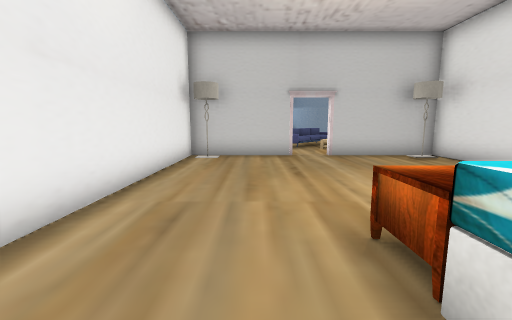
[1] (above)

14 first-person views from a walk through a scene from a Unity 3-D project. The camera is 1.2 m above the floor, tilts 8° down and sees 90° across. Doors are open. The floor is counted in squares, 1 m on a side. Each view is taken from the middle of a square. On the plan, view 1 faces up. The plan holds only what a view shows up to about 12 squares ahead; the rest is blank. The player is left out. Some surface patterns are stand-ins.

[2]
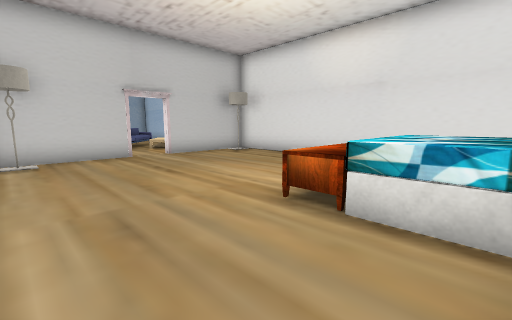

[3]
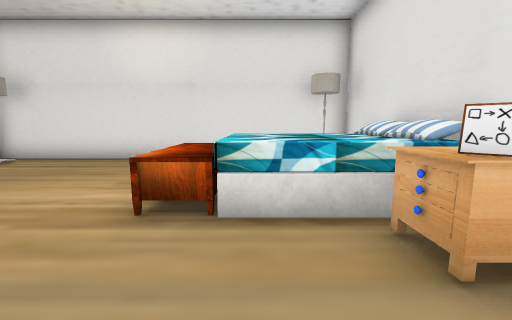

[4]
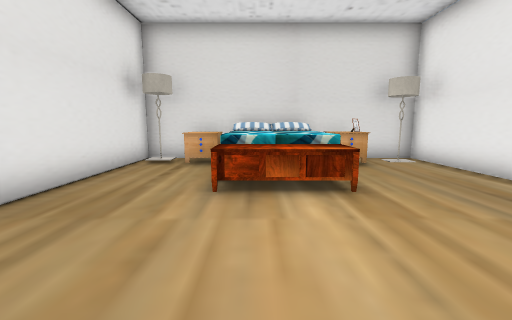

[5]
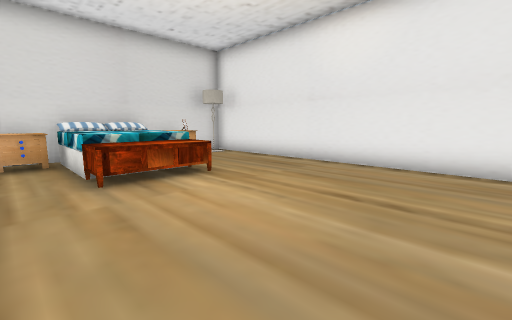

[6]
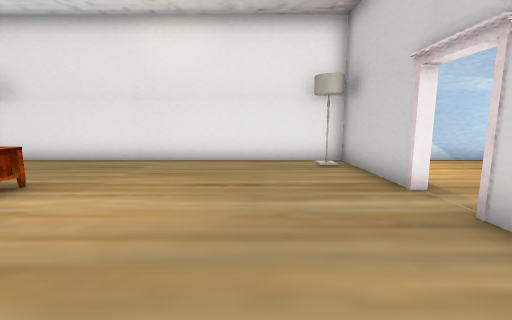

[7]
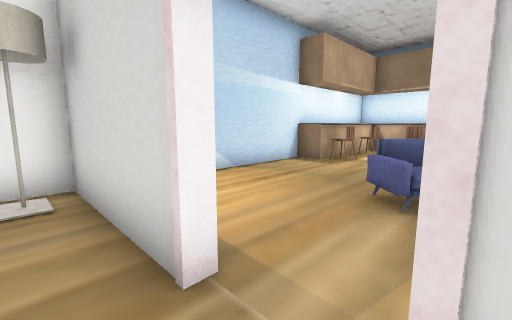

[8]
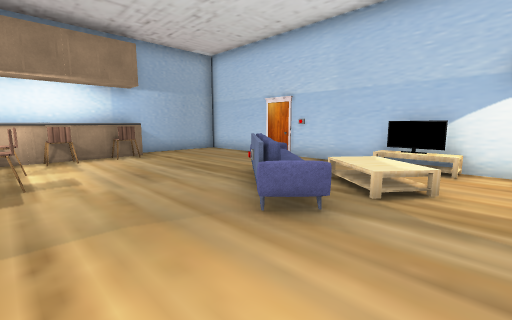

[9]
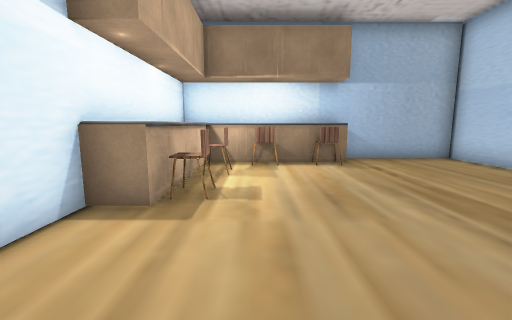

[10]
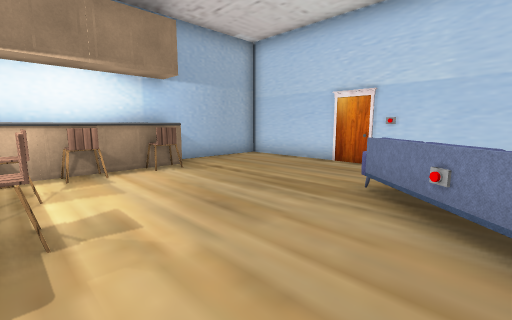

[11]
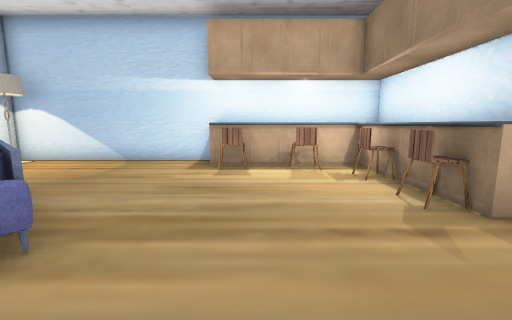

[12]
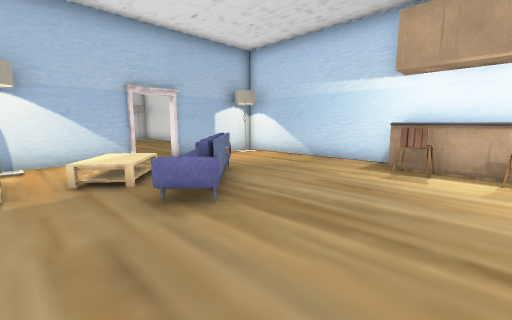

[13]
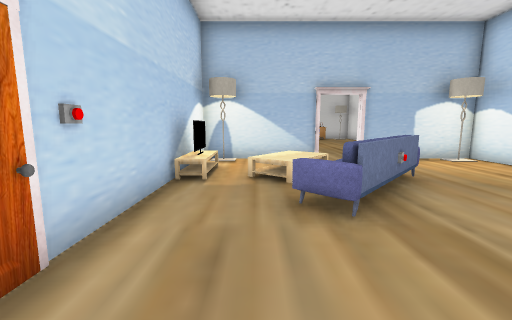

[14]
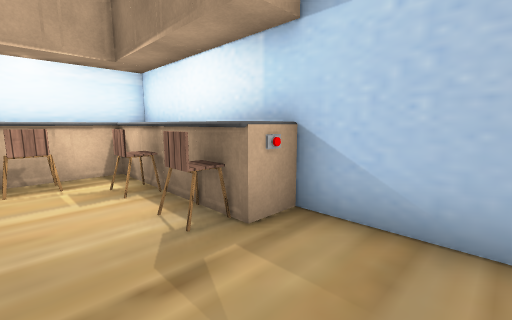

### Floor plan
Key: @ floor where view 1 was taken; # wall or solid block; . main floor; : floor 0.5 m higher than the main floor; / step, stairs or slope; D open door; v drop or lower ground; L lamp; C chest; B bed; R drawers; H chair; S sofa; T TV; O other object.
Columns run from 3 left of view 1 to 7 right of it. Each row starts with its distance up from view 1.
 22 ###########
 21 #OOHOHO...#
 20 #OH.......#
 19 #OH.......#
 18 #OH.......#
 17 #OH.......#
 16 #......S..#
 15 #.....vS..#
 14 #....vO/..#
 13 #....S.:/T#
 12 #....../..#
 11 #L.......L#
 10 #####D#####
  9 #L.......L#
  8 #.........#
  7 #.........#
  6 #.........#
  5 #.........#
  4 #.........#
  3 #.........#
  2 #...CCCC..#
  1 #...BBBB..#
  0 #..@BBBB..#
 -1 #L.ORBBRRL#
 -2 ###########

Where each view was taken, in squares from view 1:
view 1: 0 up, 0 right, facing up
view 2: 0 up, 2 left, facing up-right
view 3: 1 up, 2 left, facing right
view 4: 7 up, 3 right, facing down
view 5: 8 up, 5 right, facing down-left
view 6: 7 up, 6 right, facing left
view 7: 9 up, 3 right, facing up-left
view 8: 11 up, 1 left, facing up-right
view 9: 13 up, 0 right, facing up
view 10: 14 up, 1 left, facing up-right
view 11: 18 up, 6 right, facing left
view 12: 19 up, 6 right, facing down-left
view 13: 19 up, 5 right, facing down
view 14: 19 up, 5 right, facing up-left
